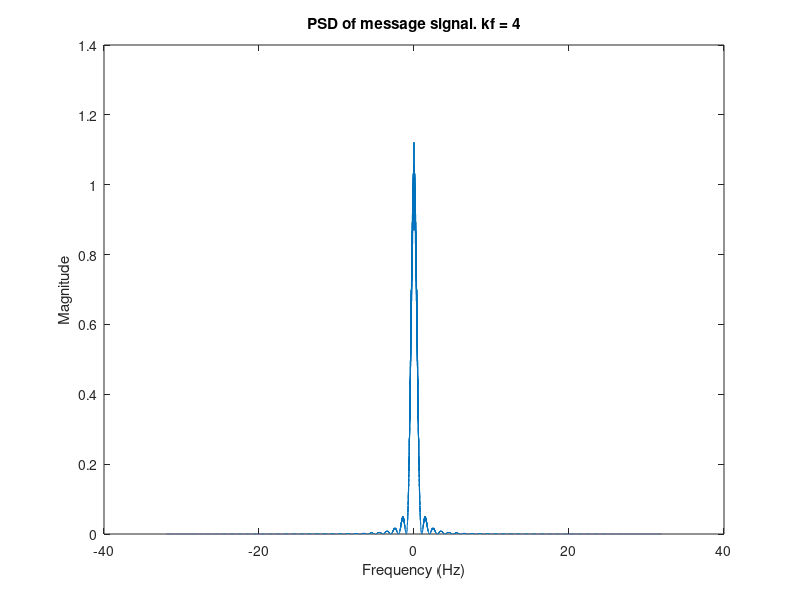

Write MATLAB code to recreate this figure.
oversampling_factor = 16;

%for a pulse with amplitude one, the max frequency deviation is given by kf
kf=4;

%increase the oversampling factor if kf (and hence frequency deviation, and hence bw of FM s 
oversampling_factor = ceil(max(kf,1)*oversampling_factor);

ts=1/oversampling_factor; %sampling time

nsamples = ceil(1/ts);
pulse = ones(nsamples,1); %rectangular pulse

% calculating PSD

nsymbols =1000;
symbols=zeros(nsymbols,1);
nruns=1000;
fs_desired=0.1;
Nmin = ceil(1/(fs_desired*ts)); %minimum length DFT for desired frequency granularity 
message_length=1+(nsymbols-1)*nsamples+length(pulse)-1;
Nmin = max(message_length,Nmin);
% %for efficient computation, choose FFT size to be power of 2
Nfft = 2^(nextpow2(Nmin)) %FFT size = the next power of 2 at least as big as Nmin 
psd=zeros(Nfft,1);

for runs=1:nruns,
	%random symbol sequence
	symbols = sign(rand(nsymbols,1)-0.5); 
	nsymbols_upsampled = 1+(nsymbols-1)*nsamples; 
	symbols_upsampled = zeros(nsymbols_upsampled,1); 
	symbols_upsampled(1:nsamples:nsymbols_upsampled) = symbols; 
	message = conv(symbols_upsampled,pulse);
	%FM signal phase
	% theta = 2*pi*kf*ts*cumsum(message);
	% cenvelope = exp(j*theta);
	% time = (0:length(cenvelope)-1)*ts;
	% %freq domain signal computed using DFT
	message_freq = ts*fft(message,Nfft); %FFT of size Nfft, automatically zeropads as needed 
	message_freq_centered = fftshift(message_freq); %shifts DC to center of spectrum 
	psd=psd+abs(message_freq_centered).^2;
end

psd=psd/(nruns*nsymbols);
fs=1/(Nfft*ts) %actual frequency resolution attained
% %set of frequencies for which Fourier transform has been computed using DFT
freqs = ((1:Nfft)-1-Nfft/2)*fs;
%plot the PSD
plot(freqs,psd);
title(["PSD of message signal. kf = ", num2str(kf)]);
ylabel("Magnitude");
xlabel("Frequency (Hz)");
% xlim([-5, 5]);
print -dpng 8b.png